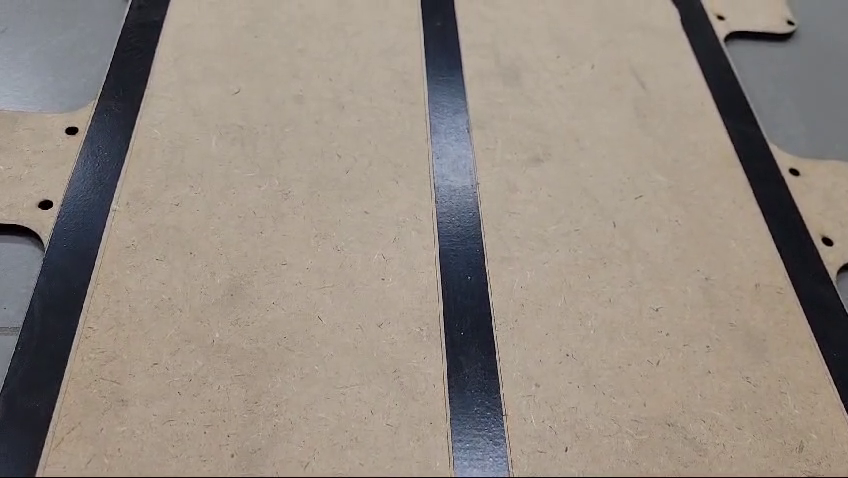
#> input picture frame 38 of LineFollower/footage/mp4TestLaneDetection2.mp4, 848 x 478 px
$ python test3_laneDetection.py
#> lines starting #> are read from the running program, lines starting #| are printed output that depends on the picture; after the words box and inside, x2 and y2 are one past the last pixel; in counts of white or black regions, pixels touching at a corner belong together; long printed decimals are rounded
import cv2
import numpy as np
import time
import math
import matplotlib.pyplot as plt

video_path = 'footage/mp4TestLaneDetection2.mp4'

cap  = cv2.VideoCapture(video_path)

count = 0
meanArr = []

while (True):
    ret, frame = cap.read()
#> frame is the input picture: shape (478, 848, 3); mean B, G, R 129.6, 139.1, 149.1
    if not ret:
        print("valio orto")
        break

    image = cv2.cvtColor(frame, cv2.COLOR_RGB2BGR)
    gray_raw_image = cv2.cvtColor(image, cv2.COLOR_BGR2GRAY)
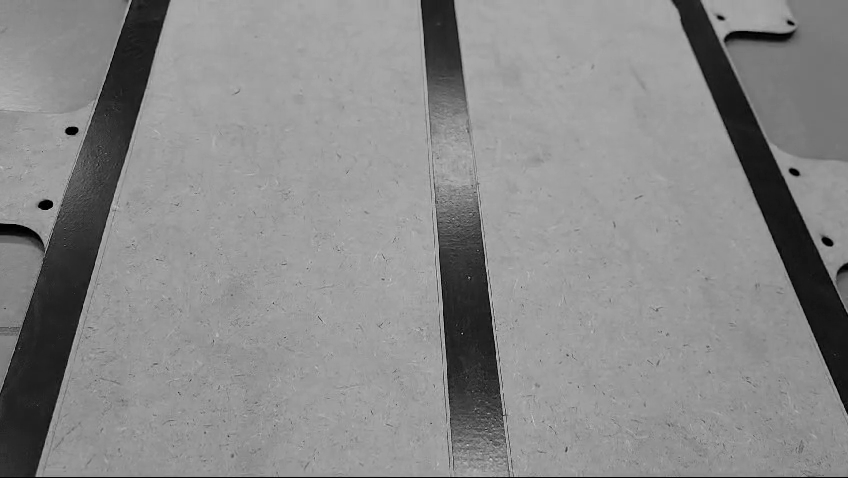
#> gray_raw_image: shape (478, 848); min 0, max 207, mean 137.4

    #       y0
    #       |
    #  x0---|---xf
    #       |
    #       yf

    ret, thresh = cv2.threshold(gray_raw_image, 127, 255, 0)
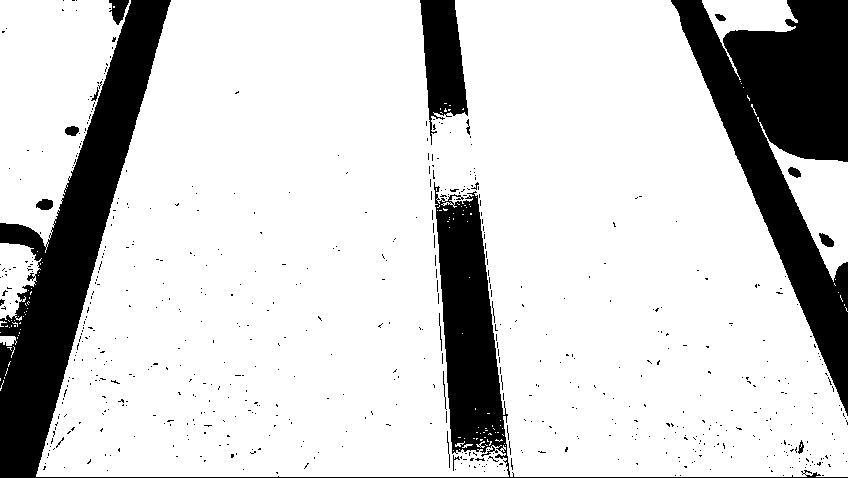
#> thresh: shape (478, 848); 81.5% white; 631 black regions (613 under 20 px), largest, box (x1, y1, x2, y2) and area: (0, 0, 848, 478) 38650, (671, 0, 848, 416) 28906, (420, 0, 468, 145) 4240
    crop = thresh[0:478,200:650]   #crop the image to only see the line (y0,y1,x0,x1)
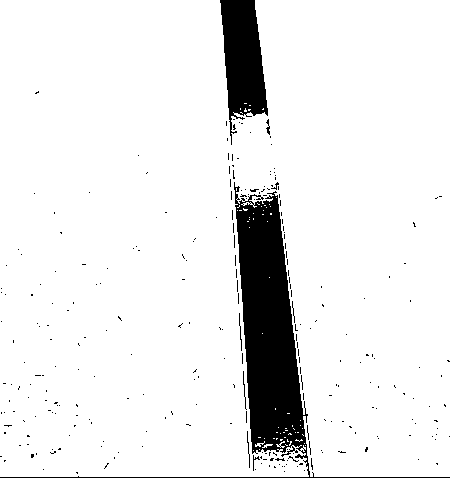
#> crop: shape (478, 450); 91.6% white; 271 black regions (263 under 20 px), largest, box (x1, y1, x2, y2) and area: (0, 182, 450, 478) 12684, (220, 0, 268, 145) 4240, (243, 371, 247, 410) 40
    dst = cv2.Canny(crop, 50, 200, None, 3)
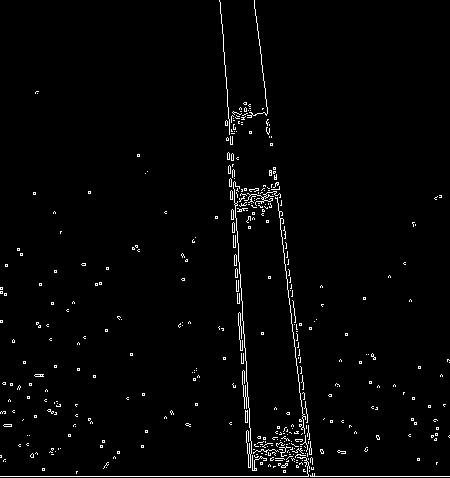
#> dst: shape (478, 450); 2.1% white in thin lines or dots
    cdst = cv2.cvtColor(dst, cv2.COLOR_GRAY2BGR)
#> cdst: shape (478, 450, 3); 2.1% white in thin lines or dots
    cdstP = np.copy(cdst)
    linesP = cv2.HoughLinesP(dst, 1, np.pi/90, 50, None, 50, 10) #lines p returns an array with x1,y1,x2,y2
#> linesP = 14 rows, first 6: [0, 476, 449, 476], [233, 182, 246, 370], [242, 313, 253, 470], [229, 153, 250, 466], [286, 271, 303, 427], [227, 153, 241, 359]

    arrayx1 = linesP[:,0,0]
#> arrayx1 = [0, 233, 242, 229, 286, 227, 273, 256, 307, 273, 290, 299, 279, 225]
    meanval = np.mean(arrayx1)
#> meanval = 244.2
    #print(meanval)
    meanArr.append(meanval)
    cv2.line(cdstP, (int(meanval), 0), (int(meanval), 400), (0,0,255), 3, cv2.LINE_AA)
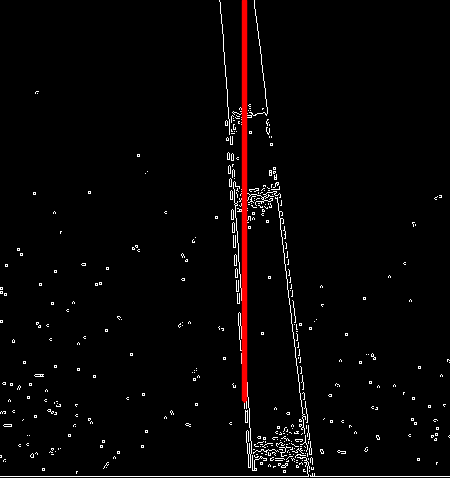
#> cdstP: shape (478, 450, 3); mean B, G, R 4.9, 4.9, 7.5
    print(meanArr)
#| [244.214]

    if(count == 5):
        #model = np.poly1d(np.polyfit(timeArr, meanArr, 3))
        #MAKE REGRESION WITH THE 5 PREVIOUS VALUES
        #meanArr.clear()
        count = 0

    cv2.imshow("blur", thresh)
    cv2.imshow("crop", crop)
    cv2.imshow("Probabilistic Houg  Transform", cdstP)
    if cv2.waitKey(1) & 0xFF == ord('q'):
#> (key q is pressed here)
        break

fiveMean = []
for i in range (0, 5):
#> (the run stopped early here; a loop or call above may not have finished)

$ run again, starting later in the video
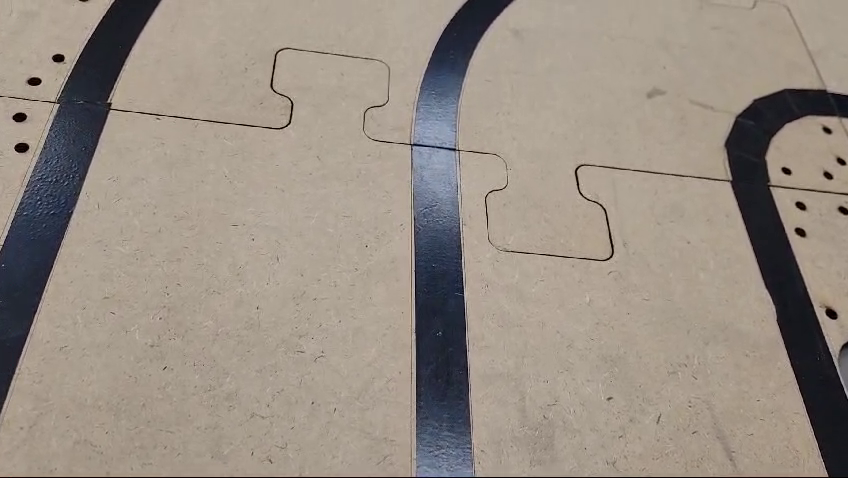
#> input picture frame 171 of LineFollower/footage/mp4TestLaneDetection2.mp4, 848 x 478 px
#> frame is the input picture: shape (478, 848, 3); mean B, G, R 132, 142.5, 152.7
#> `ret, thresh = cv2.threshold(gray_raw_image, 127, 255, 0)`:
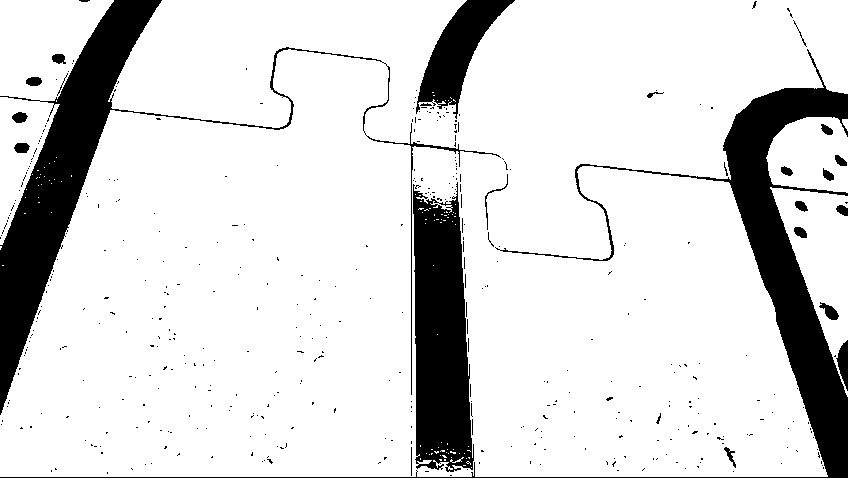
#> thresh: shape (478, 848); 85.2% white; 441 black regions (415 under 20 px), largest, box (x1, y1, x2, y2) and area: (0, 0, 501, 415) 19656, (0, 49, 848, 478) 19260, (413, 182, 474, 472) 13404
#> crop: shape (478, 450); 90.2% white; 216 black regions (208 under 20 px), largest, box (x1, y1, x2, y2) and area: (213, 182, 274, 472) 13404, (216, 0, 315, 119) 4497, (0, 47, 301, 395) 1215
#> dst: shape (478, 450); 2.5% white in thin lines or dots
#> cdst: shape (478, 450, 3); 2.5% white in thin lines or dots
#> linesP = 22 rows, first 6: [0, 476, 449, 476], [212, 412, 212, 215], [210, 412, 210, 143], [215, 475, 215, 335], [271, 395, 275, 466], [254, 99, 266, 282]
#> arrayx1 = 22 values, max 389 at index 21, min 0 at index 0, mean 212.2
#> meanval = 212.2
#> `cv2.line(cdstP, (int(meanval), 0), (int(meanval), 400), (0,0,255), 3, ..`:
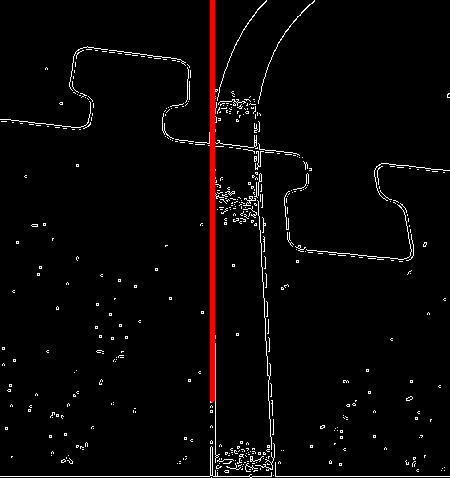
#> cdstP: shape (478, 450, 3); mean B, G, R 5.7, 5.7, 8.3
#| [212.182]

$ run again, starting later in the video
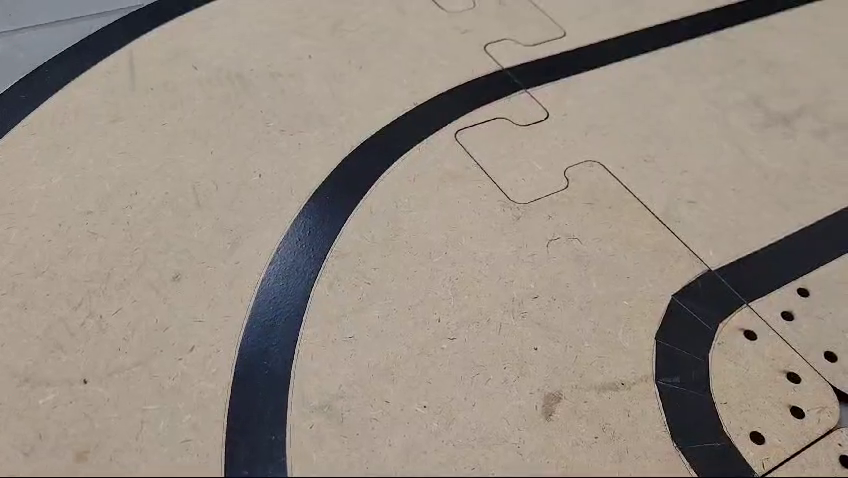
#> input picture frame 304 of LineFollower/footage/mp4TestLaneDetection2.mp4, 848 x 478 px
#> frame is the input picture: shape (478, 848, 3); mean B, G, R 130.4, 140.9, 151.4
#> `ret, thresh = cv2.threshold(gray_raw_image, 127, 255, 0)`:
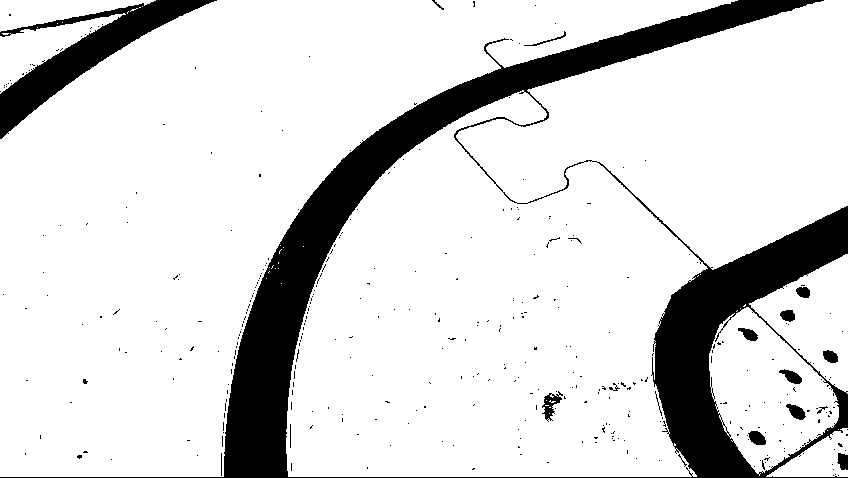
#> thresh: shape (478, 848); 85% white; 377 black regions (359 under 20 px), largest, box (x1, y1, x2, y2) and area: (0, 0, 848, 478) 50934, (0, 0, 217, 139) 7235, (542, 391, 563, 422) 263
#> crop: shape (478, 450); 86.4% white; 235 black regions (227 under 20 px), largest, box (x1, y1, x2, y2) and area: (0, 26, 450, 478) 28167, (342, 391, 363, 422) 263, (324, 31, 366, 46) 77
#> dst: shape (478, 450); 2% white in thin lines or dots
#> cdst: shape (478, 450, 3); 2% white in thin lines or dots
#> linesP = 15 rows, first 6: [88, 476, 449, 476], [362, 78, 449, 53], [292, 71, 449, 26], [396, 160, 448, 211], [174, 132, 227, 99], [21, 441, 42, 321]
#> arrayx1 = [88, 362, 292, 396, 174, 21, 92, 42, 264, 57, 302, 95, 255, 260, 85]
#> meanval = 185.7
#> `cv2.line(cdstP, (int(meanval), 0), (int(meanval), 400), (0,0,255), 3, ..`:
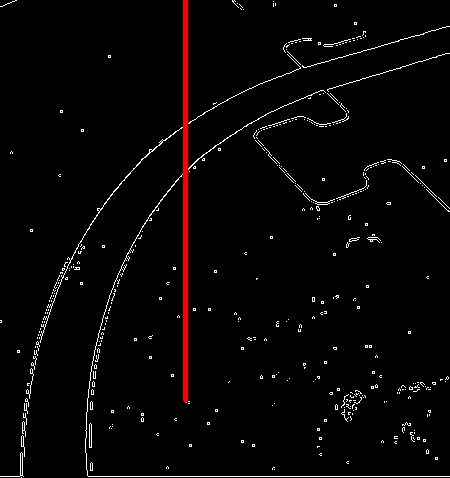
#> cdstP: shape (478, 450, 3); mean B, G, R 5, 5, 7.6
#| [185.667]
